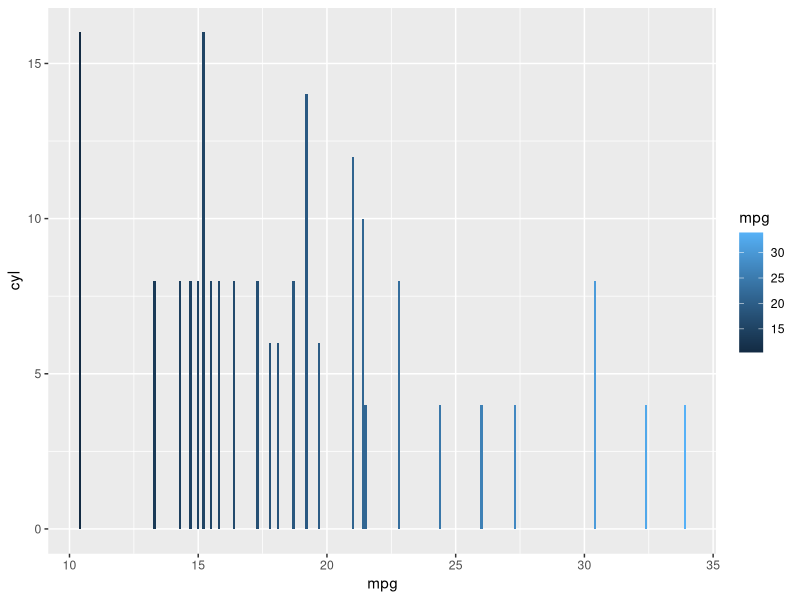
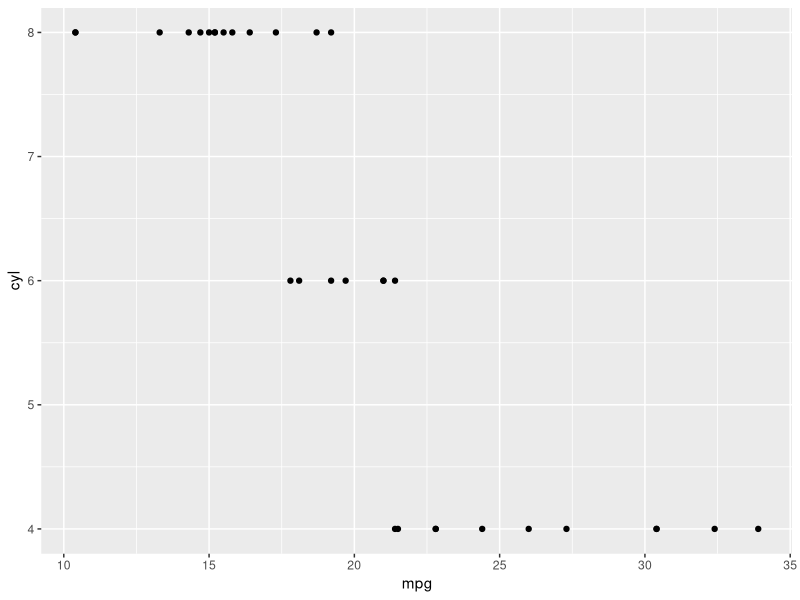

Generate these figures, in order, with R:
require(ggplot2)

ggplot(mtcars,aes(x=mpg,y=cyl,fill=mpg))+geom_bar(stat='identity')


# this is a pull request test 

ggplot(mtcars,aes(x=mpg,y=cyl))+geom_point()
